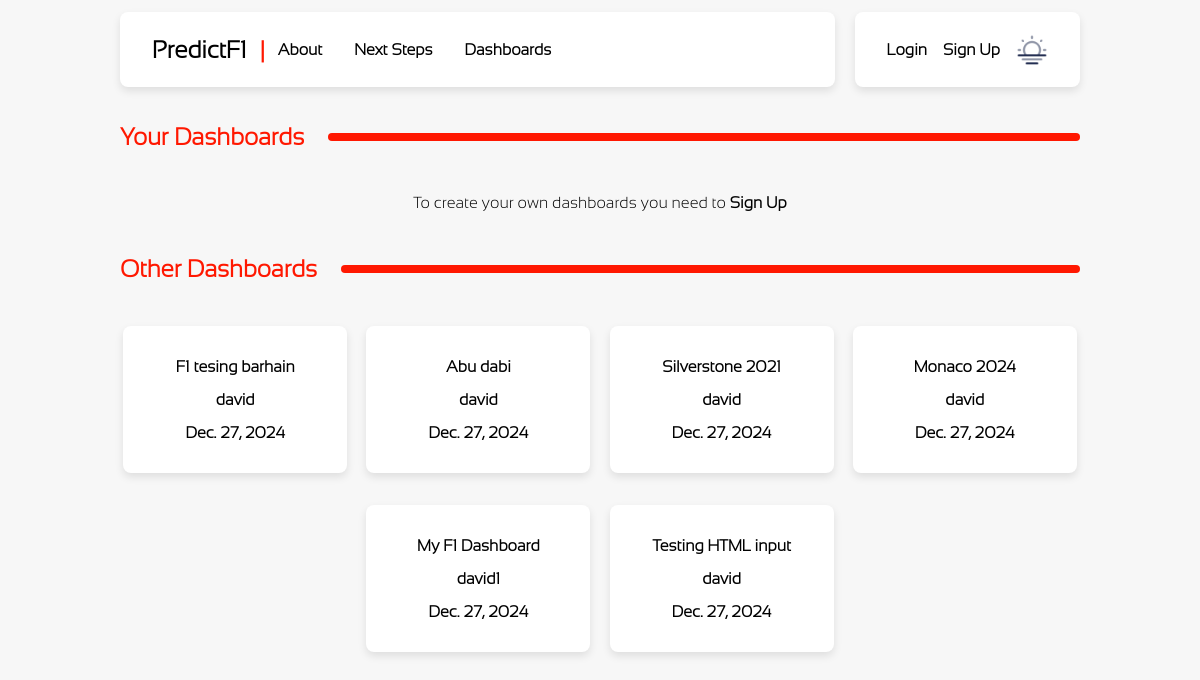
The page /F1Prediction/dashboards on the database its author committed.
### F1PredictionWebApp/models.py (models this page shows, shortened)
class Dashboard(models.Model):
    title = models.CharField(max_length=100)
    content = models.TextField()
    date_posted = models.DateField(auto_now_add=True)
    author = models.ForeignKey(User, on_delete=models.CASCADE)
    def get_absolute_url(self):
        return reverse('dashboard-detail', kwargs={'pk': self.pk})

### F1PredictionWebApp/views.py (the view)
# urls.py: path("dashboards", views.dashboards, name='dashboards'),
def dashboards(request):
    context = {'object_list': Dashboard.objects.all()}
    return render(request, 'dashboard_list.html', context)

### F1PredictionWebApp/templates/dashboard_list.html (shortened to what this page needs)
{% extends "base.html" %}
{% load static %}
{% block content %}
{% if not user.is_authenticated %}
<div class="title-padding navbar centre-vert" style="gap: 2.5%;">
    <p class="smallheader centre bold no-text-wrap" >Your Dashboards</p><div class="red-line w-100"></div>
</div>
{% endif %}
<div class = "centreDiv overflow-contianer" >
{% if not user.is_authenticated %}
<p>To create your own dashboards you need to <a class = "link button-red" href="{% url 'signup' %}">Sign Up</a></p>
{% endif %}
</div>
<div class="title-padding navbar centre-vert" style="gap: 2.5%;">
    <p class="smallheader centre bold no-text-wrap">Other Dashboards</p><div class="red-line w-100"></div>
</div>
<div class = "centreDiv overflow-contianer">
    {% for dashboard in object_list %}
        {% if dashboard.author != request.user %}
        <div class="nav-card light card-padding card-top-bottom min-w-20 hover-grow">
            <a href="{{ dashboard.get_absolute_url }}" class="link centre">
            <p>{{ dashboard.title }}</p>
            <p>{{ dashboard.author }}</p>
            <p>{{ dashboard.date_posted }}</p>
            </a>
        </div>
        {% endif %}
    {% endfor %}
    </div>
{% endblock %}

### F1PredictionWebApp/static/base.css (style rules this page uses)
body { font-family: site-font; transition: background-color 0.3s, color 0.3s; margin: 1% 10% 0% 10%; }
.light-mode { background-color: #f7f7f7; color: #000000; }
.smallheader { font-size: 3vh; color: #FF1801; }
.light { color: #000000; background-color: #ffffff; box-shadow: 0 4px 8px rgba(0, 0, 0, 0.1); }
.link { text-decoration: none; color: inherit; font-weight: bold; }
.centre { text-align: center; }
.navbar { display: flex; }
.nav-card { border-radius: 8px; }
.card-top-bottom { margin-top: 1em; margin-bottom: 1em; }
.centre-vert { display: flex; align-items: center; }
.card-top-bottom { padding-top: 1em; padding-bottom: 1em; }
.centreDiv { display: flex; justify-content: center; align-items: center; }
.card-padding { padding: 1em; }
.w-100 { width: 100%; }
.red-line { height: 1vh; border-radius: 8px; background-color: #FF1801; }
.no-text-wrap { white-space: nowrap; }
.bold { font-weight: bold; }
.title-padding { padding-top: 0.5vh; padding-bottom: 0.5vh; }
.min-w-20 { min-width: 20%; }
.overflow-contianer { display: flex; gap:2%; flex-wrap: wrap; }
.hover-grow { transition: transform 0.3s; }

### rows shown on the page
Dashboard: title "F1 tesing barhain", author "david", date_posted "Dec. 27, 2024"
Dashboard: title "Abu dabi", author "david", date_posted "Dec. 27, 2024"
Dashboard: title "Silverstone 2021", author "david", date_posted "Dec. 27, 2024"
Dashboard: title "Monaco 2024", author "david", date_posted "Dec. 27, 2024"
Dashboard: title "My F1 Dashboard", author "david1", date_posted "Dec. 27, 2024"
Dashboard: title "Testing HTML input", author "david", date_posted "Dec. 27, 2024"
